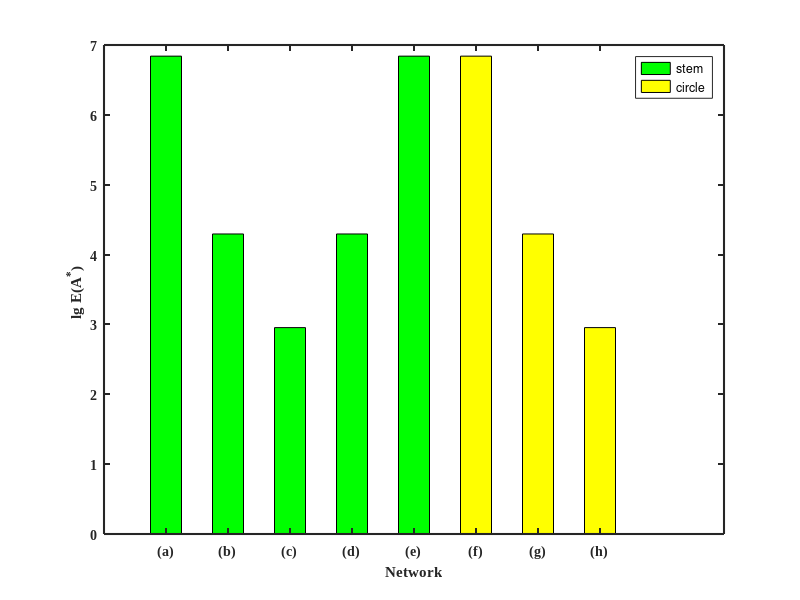

MATLAB code for this plot: (Note: this script raises an error after producing the figure.)


x=[1,2,3,4,5]


y=[6.9269*10^6,1.9722*10^4,900.7143,1.9722*10^4, 6.9269*10^6]


x2=[ 6,7,8]

y2=[6.927*10^6,1.9723*10^4,900.7140]

figure (1);
 bar(x,log10(y),'g','BarWidth',0.5)
  
  hold on;
   bar(x2,log10(y2),'y','BarWidth',0.5)
  set(gca, 'XTick', [1 2 3 4 5 6 7 8 ])
  set(gca,'XTickLabel',{'(a)','(b)','(c)','(d)','(e)','(f)','(g)','(h)'})
   legend('stem','circle')
   set(gca, 'LineWidth', 1.5);
      set(gca,'FontName','Times New Roman','FontWeight','bold')
 xlabel('Network','FontName','Times New Roman','FontWeight','bold');
 ylabel('lg E(A^*) ','FontName','Times New Roman','FontWeight','bold');

  export_fig energy.eps -painters -transparent 